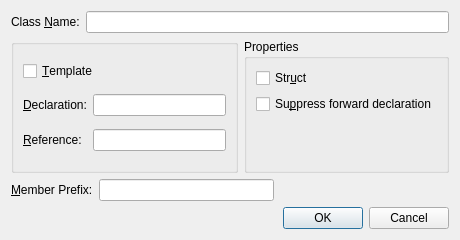
<?xml version="1.0" encoding="UTF-8"?>
<ui version="4.0">
 <class>ExternClassDialog</class>
 <widget class="QDialog" name="ExternClassDialog">
  <property name="geometry">
   <rect>
    <x>0</x>
    <y>0</y>
    <width>460</width>
    <height>240</height>
   </rect>
  </property>
  <property name="windowTitle">
   <string>Extern Class</string>
  </property>
  <layout class="QVBoxLayout" name="mainLayout">
   <item>
    <layout class="QHBoxLayout" name="nameRow">
     <item>
      <widget class="QLabel" name="labelName">
       <property name="text">
        <string>Class &amp;Name:</string>
       </property>
       <property name="buddy">
        <cstring>editName</cstring>
       </property>
      </widget>
     </item>
     <item>
      <widget class="QLineEdit" name="editName">
       <property name="maxLength">
        <number>64</number>
       </property>
      </widget>
     </item>
    </layout>
   </item>
   <item>
    <layout class="QHBoxLayout" name="midRow">
     <item>
      <widget class="QGroupBox" name="templateGroup">
       <property name="title">
        <string/>
       </property>
       <layout class="QGridLayout" name="templateGrid">
        <item row="0" column="0" colspan="2">
         <widget class="QCheckBox" name="checkTemplate">
          <property name="text">
           <string>&amp;Template</string>
          </property>
         </widget>
        </item>
        <item row="1" column="0">
         <widget class="QLabel" name="labelDecl">
          <property name="text">
           <string>&amp;Declaration:</string>
          </property>
          <property name="buddy">
           <cstring>editTemplateDecl</cstring>
          </property>
         </widget>
        </item>
        <item row="1" column="1">
         <widget class="QLineEdit" name="editTemplateDecl"/>
        </item>
        <item row="2" column="0">
         <widget class="QLabel" name="labelRef">
          <property name="text">
           <string>&amp;Reference:</string>
          </property>
          <property name="buddy">
           <cstring>editTemplate</cstring>
          </property>
         </widget>
        </item>
        <item row="2" column="1">
         <widget class="QLineEdit" name="editTemplate"/>
        </item>
       </layout>
      </widget>
     </item>
     <item>
      <widget class="QGroupBox" name="propertiesGroup">
       <property name="title">
        <string>Properties</string>
       </property>
       <layout class="QVBoxLayout" name="propertiesLayout">
        <item>
         <widget class="QCheckBox" name="checkStruct">
          <property name="text">
           <string>Str&amp;uct</string>
          </property>
         </widget>
        </item>
        <item>
         <widget class="QCheckBox" name="checkSuppress">
          <property name="text">
           <string>Su&amp;ppress forward declaration</string>
          </property>
         </widget>
        </item>
        <item>
         <spacer name="propertiesSpacer">
          <property name="orientation">
           <enum>Qt::Orientation::Vertical</enum>
          </property>
          <property name="sizeHint" stdset="0">
           <size>
            <width>20</width>
            <height>20</height>
           </size>
          </property>
         </spacer>
        </item>
       </layout>
      </widget>
     </item>
    </layout>
   </item>
   <item>
    <layout class="QHBoxLayout" name="prefixRow">
     <item>
      <widget class="QLabel" name="labelPrefix">
       <property name="text">
        <string>&amp;Member Prefix:</string>
       </property>
       <property name="buddy">
        <cstring>editMemberPrefix</cstring>
       </property>
      </widget>
     </item>
     <item>
      <widget class="QLineEdit" name="editMemberPrefix">
       <property name="maxLength">
        <number>3</number>
       </property>
       <property name="maximumWidth">
        <number>60</number>
       </property>
      </widget>
     </item>
     <item>
      <spacer name="prefixSpacer">
       <property name="orientation">
        <enum>Qt::Orientation::Horizontal</enum>
       </property>
       <property name="sizeHint" stdset="0">
        <size>
         <width>40</width>
         <height>20</height>
        </size>
       </property>
      </spacer>
     </item>
    </layout>
   </item>
   <item>
    <widget class="QDialogButtonBox" name="buttonBox">
     <property name="orientation">
      <enum>Qt::Orientation::Horizontal</enum>
     </property>
     <property name="standardButtons">
      <set>QDialogButtonBox::StandardButton::Cancel|QDialogButtonBox::StandardButton::Ok</set>
     </property>
    </widget>
   </item>
  </layout>
 </widget>
 <resources/>
 <connections/>
</ui>
